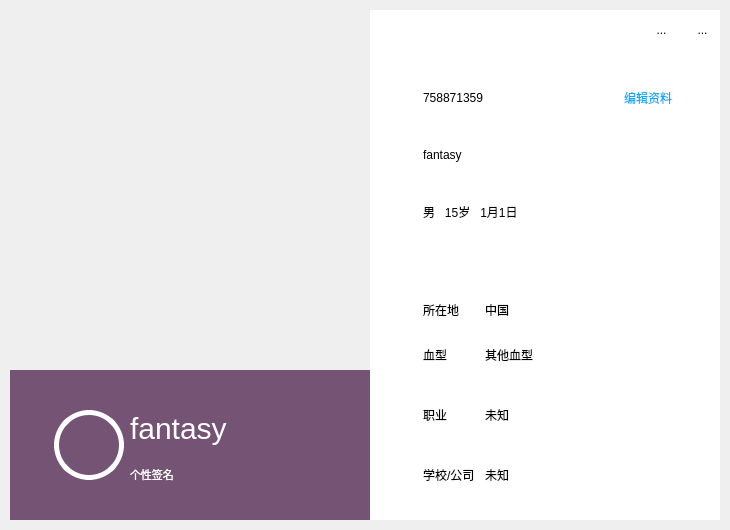
<?xml version="1.0" encoding="UTF-8"?>
<ui version="4.0">
 <class>PersonalData</class>
 <widget class="QWidget" name="PersonalData">
  <property name="geometry">
   <rect>
    <x>0</x>
    <y>0</y>
    <width>730</width>
    <height>530</height>
   </rect>
  </property>
  <property name="minimumSize">
   <size>
    <width>730</width>
    <height>530</height>
   </size>
  </property>
  <property name="maximumSize">
   <size>
    <width>730</width>
    <height>530</height>
   </size>
  </property>
  <property name="windowTitle">
   <string>Form</string>
  </property>
  <layout class="QHBoxLayout" name="horizontalLayout">
   <property name="spacing">
    <number>0</number>
   </property>
   <property name="leftMargin">
    <number>10</number>
   </property>
   <property name="topMargin">
    <number>10</number>
   </property>
   <property name="rightMargin">
    <number>10</number>
   </property>
   <property name="bottomMargin">
    <number>10</number>
   </property>
   <item>
    <widget class="QWidget" name="widget" native="true">
     <property name="minimumSize">
      <size>
       <width>360</width>
       <height>0</height>
      </size>
     </property>
     <property name="maximumSize">
      <size>
       <width>360</width>
       <height>16777215</height>
      </size>
     </property>
     <layout class="QVBoxLayout" name="verticalLayout_3">
      <property name="spacing">
       <number>0</number>
      </property>
      <property name="leftMargin">
       <number>0</number>
      </property>
      <property name="topMargin">
       <number>0</number>
      </property>
      <property name="rightMargin">
       <number>0</number>
      </property>
      <property name="bottomMargin">
       <number>0</number>
      </property>
      <item>
       <widget class="QLabel" name="label_16">
        <property name="sizePolicy">
         <sizepolicy hsizetype="Preferred" vsizetype="Preferred">
          <horstretch>0</horstretch>
          <verstretch>0</verstretch>
         </sizepolicy>
        </property>
        <property name="minimumSize">
         <size>
          <width>360</width>
          <height>360</height>
         </size>
        </property>
        <property name="maximumSize">
         <size>
          <width>360</width>
          <height>360</height>
         </size>
        </property>
        <property name="text">
         <string/>
        </property>
        <property name="pixmap">
         <pixmap resource="lib.qrc">:/lib/backg.jpeg</pixmap>
        </property>
        <property name="scaledContents">
         <bool>true</bool>
        </property>
       </widget>
      </item>
      <item>
       <widget class="QWidget" name="widget_6" native="true">
        <property name="styleSheet">
         <string notr="true">QWidget
{
	background-color:rgb(117,83,116);
}</string>
        </property>
        <layout class="QHBoxLayout" name="horizontalLayout_3">
         <item>
          <spacer name="horizontalSpacer_4">
           <property name="orientation">
            <enum>Qt::Horizontal</enum>
           </property>
           <property name="sizeType">
            <enum>QSizePolicy::Fixed</enum>
           </property>
           <property name="sizeHint" stdset="0">
            <size>
             <width>35</width>
             <height>20</height>
            </size>
           </property>
          </spacer>
         </item>
         <item>
          <widget class="QPushButton" name="HeadShotBtn">
           <property name="minimumSize">
            <size>
             <width>70</width>
             <height>70</height>
            </size>
           </property>
           <property name="maximumSize">
            <size>
             <width>70</width>
             <height>70</height>
            </size>
           </property>
           <property name="cursor">
            <cursorShape>PointingHandCursor</cursorShape>
           </property>
           <property name="styleSheet">
            <string notr="true">QPushButton
{
	background-color:transparent;
	border-style:solid;
	border-width:5px;
	border-color:white;
	border-radius:35px;
}
QPushButton:hover
{
	border-style:solid;
	border-width:5px;
	border-color:rgb(39,196,253);
	border-radius:35px;
}</string>
           </property>
           <property name="text">
            <string/>
           </property>
          </widget>
         </item>
         <item>
          <layout class="QVBoxLayout" name="verticalLayout_4">
           <property name="spacing">
            <number>0</number>
           </property>
           <property name="topMargin">
            <number>15</number>
           </property>
           <property name="bottomMargin">
            <number>15</number>
           </property>
           <item>
            <widget class="QLabel" name="nameLab">
             <property name="minimumSize">
              <size>
               <width>0</width>
               <height>50</height>
              </size>
             </property>
             <property name="maximumSize">
              <size>
               <width>16777215</width>
               <height>50</height>
              </size>
             </property>
             <property name="styleSheet">
              <string notr="true">QLabel
{
	font-size:30px;
	color:white;
}</string>
             </property>
             <property name="text">
              <string>fantasy</string>
             </property>
            </widget>
           </item>
           <item>
            <widget class="QLabel" name="signatureLab">
             <property name="minimumSize">
              <size>
               <width>0</width>
               <height>25</height>
              </size>
             </property>
             <property name="maximumSize">
              <size>
               <width>16777215</width>
               <height>25</height>
              </size>
             </property>
             <property name="styleSheet">
              <string notr="true">QLabel
{
	font-size:11px;
	color:white;
}</string>
             </property>
             <property name="text">
              <string>个性签名</string>
             </property>
            </widget>
           </item>
          </layout>
         </item>
         <item>
          <spacer name="horizontalSpacer_5">
           <property name="orientation">
            <enum>Qt::Horizontal</enum>
           </property>
           <property name="sizeType">
            <enum>QSizePolicy::Fixed</enum>
           </property>
           <property name="sizeHint" stdset="0">
            <size>
             <width>65</width>
             <height>20</height>
            </size>
           </property>
          </spacer>
         </item>
        </layout>
       </widget>
      </item>
     </layout>
    </widget>
   </item>
   <item>
    <widget class="QWidget" name="widget_2" native="true">
     <layout class="QVBoxLayout" name="verticalLayout">
      <property name="spacing">
       <number>0</number>
      </property>
      <property name="leftMargin">
       <number>0</number>
      </property>
      <property name="topMargin">
       <number>0</number>
      </property>
      <property name="rightMargin">
       <number>0</number>
      </property>
      <property name="bottomMargin">
       <number>0</number>
      </property>
      <item>
       <widget class="QWidget" name="widget_3" native="true">
        <property name="sizePolicy">
         <sizepolicy hsizetype="Preferred" vsizetype="Preferred">
          <horstretch>0</horstretch>
          <verstretch>0</verstretch>
         </sizepolicy>
        </property>
        <property name="minimumSize">
         <size>
          <width>0</width>
          <height>40</height>
         </size>
        </property>
        <property name="maximumSize">
         <size>
          <width>16777215</width>
          <height>40</height>
         </size>
        </property>
        <property name="styleSheet">
         <string notr="true">QWidget
{
	background-color:white;
}</string>
        </property>
        <layout class="QHBoxLayout" name="horizontalLayout_2">
         <property name="spacing">
          <number>6</number>
         </property>
         <property name="leftMargin">
          <number>0</number>
         </property>
         <property name="topMargin">
          <number>0</number>
         </property>
         <property name="rightMargin">
          <number>0</number>
         </property>
         <property name="bottomMargin">
          <number>0</number>
         </property>
         <item>
          <spacer name="horizontalSpacer">
           <property name="orientation">
            <enum>Qt::Horizontal</enum>
           </property>
           <property name="sizeHint" stdset="0">
            <size>
             <width>255</width>
             <height>20</height>
            </size>
           </property>
          </spacer>
         </item>
         <item>
          <widget class="QToolButton" name="MiniBtn">
           <property name="minimumSize">
            <size>
             <width>35</width>
             <height>35</height>
            </size>
           </property>
           <property name="maximumSize">
            <size>
             <width>35</width>
             <height>35</height>
            </size>
           </property>
           <property name="focusPolicy">
            <enum>Qt::ClickFocus</enum>
           </property>
           <property name="toolTip">
            <string>最小化</string>
           </property>
           <property name="toolTipDuration">
            <number>-1</number>
           </property>
           <property name="styleSheet">
            <string notr="true">QToolButton:hover
{
	background-color:rgba(200, 200, 200,85);
}
QToolButton:pressed
{
	background-color:rgba(220,220,220,85);
}
</string>
           </property>
           <property name="text">
            <string>...</string>
           </property>
           <property name="icon">
            <iconset resource="lib.qrc">
             <normaloff>:/lib/Greyzuixiaohua.png</normaloff>:/lib/Greyzuixiaohua.png</iconset>
           </property>
           <property name="iconSize">
            <size>
             <width>22</width>
             <height>22</height>
            </size>
           </property>
           <property name="autoRaise">
            <bool>true</bool>
           </property>
          </widget>
         </item>
         <item>
          <widget class="QToolButton" name="CloseBtn">
           <property name="minimumSize">
            <size>
             <width>35</width>
             <height>35</height>
            </size>
           </property>
           <property name="maximumSize">
            <size>
             <width>35</width>
             <height>35</height>
            </size>
           </property>
           <property name="focusPolicy">
            <enum>Qt::ClickFocus</enum>
           </property>
           <property name="toolTip">
            <string>关闭</string>
           </property>
           <property name="styleSheet">
            <string notr="true">QToolButton:hover 
{
	background-color:rgb(255, 0, 0);
}
QToolButton:pressed
{
	background-color:rgb(170, 0, 0);
}
</string>
           </property>
           <property name="text">
            <string>...</string>
           </property>
           <property name="icon">
            <iconset resource="lib.qrc">
             <normaloff>:/lib/Greyguanbi.png</normaloff>:/lib/Greyguanbi.png</iconset>
           </property>
           <property name="iconSize">
            <size>
             <width>22</width>
             <height>22</height>
            </size>
           </property>
           <property name="autoRaise">
            <bool>true</bool>
           </property>
          </widget>
         </item>
        </layout>
       </widget>
      </item>
      <item>
       <widget class="QScrollArea" name="scrollArea">
        <property name="styleSheet">
         <string notr="true">border-style:none;
background-color:white;</string>
        </property>
        <property name="widgetResizable">
         <bool>true</bool>
        </property>
        <widget class="QWidget" name="scrollAreaWidgetContents_2">
         <property name="geometry">
          <rect>
           <x>0</x>
           <y>0</y>
           <width>350</width>
           <height>470</height>
          </rect>
         </property>
         <layout class="QVBoxLayout" name="verticalLayout_2">
          <item>
           <widget class="QWidget" name="widget_4" native="true">
            <layout class="QGridLayout" name="gridLayout">
             <property name="topMargin">
              <number>0</number>
             </property>
             <property name="rightMargin">
              <number>0</number>
             </property>
             <property name="bottomMargin">
              <number>30</number>
             </property>
             <property name="horizontalSpacing">
              <number>10</number>
             </property>
             <item row="0" column="0">
              <widget class="QLabel" name="label">
               <property name="minimumSize">
                <size>
                 <width>25</width>
                 <height>25</height>
                </size>
               </property>
               <property name="maximumSize">
                <size>
                 <width>25</width>
                 <height>25</height>
                </size>
               </property>
               <property name="text">
                <string/>
               </property>
               <property name="pixmap">
                <pixmap resource="lib.qrc">:/lib/zhanghao.png</pixmap>
               </property>
               <property name="scaledContents">
                <bool>true</bool>
               </property>
              </widget>
             </item>
             <item row="1" column="3">
              <spacer name="horizontalSpacer_2">
               <property name="orientation">
                <enum>Qt::Horizontal</enum>
               </property>
               <property name="sizeHint" stdset="0">
                <size>
                 <width>40</width>
                 <height>20</height>
                </size>
               </property>
              </spacer>
             </item>
             <item row="0" column="1">
              <widget class="QLabel" name="acc">
               <property name="text">
                <string>758871359</string>
               </property>
              </widget>
             </item>
             <item row="1" column="0">
              <widget class="QLabel" name="label_3">
               <property name="minimumSize">
                <size>
                 <width>25</width>
                 <height>25</height>
                </size>
               </property>
               <property name="maximumSize">
                <size>
                 <width>25</width>
                 <height>25</height>
                </size>
               </property>
               <property name="text">
                <string/>
               </property>
               <property name="pixmap">
                <pixmap resource="lib.qrc">:/lib/nicheng.png</pixmap>
               </property>
               <property name="scaledContents">
                <bool>true</bool>
               </property>
              </widget>
             </item>
             <item row="0" column="3">
              <widget class="QPushButton" name="EditBtn">
               <property name="minimumSize">
                <size>
                 <width>80</width>
                 <height>25</height>
                </size>
               </property>
               <property name="maximumSize">
                <size>
                 <width>80</width>
                 <height>25</height>
                </size>
               </property>
               <property name="cursor">
                <cursorShape>PointingHandCursor</cursorShape>
               </property>
               <property name="styleSheet">
                <string notr="true">QPushButton
{
	color:rgb(0, 170, 255);
	border-style:none;
	background-color:transparent;
}
QPushButton:hover
{
	color:rgb(0, 235, 235);
	border-style:none;
	background-color:transparent;
}
QPushButton:pressed
{
	color:rgb(0, 235, 235);
	border-style:none;
	background-color:transparent;
}</string>
               </property>
               <property name="text">
                <string>编辑资料</string>
               </property>
              </widget>
             </item>
             <item row="1" column="1">
              <widget class="QLabel" name="nickname">
               <property name="text">
                <string>fantasy</string>
               </property>
              </widget>
             </item>
             <item row="2" column="0">
              <widget class="QLabel" name="label_6">
               <property name="minimumSize">
                <size>
                 <width>25</width>
                 <height>25</height>
                </size>
               </property>
               <property name="maximumSize">
                <size>
                 <width>25</width>
                 <height>25</height>
                </size>
               </property>
               <property name="text">
                <string/>
               </property>
               <property name="pixmap">
                <pixmap resource="lib.qrc">:/lib/xingbie.png</pixmap>
               </property>
               <property name="scaledContents">
                <bool>true</bool>
               </property>
              </widget>
             </item>
             <item row="0" column="2">
              <spacer name="horizontalSpacer_6">
               <property name="orientation">
                <enum>Qt::Horizontal</enum>
               </property>
               <property name="sizeHint" stdset="0">
                <size>
                 <width>40</width>
                 <height>20</height>
                </size>
               </property>
              </spacer>
             </item>
             <item row="2" column="1" colspan="2">
              <widget class="QLabel" name="sex_age_birthday">
               <property name="text">
                <string>男   15岁   1月1日</string>
               </property>
              </widget>
             </item>
            </layout>
           </widget>
          </item>
          <item>
           <widget class="QWidget" name="widget_5" native="true">
            <layout class="QGridLayout" name="gridLayout_2">
             <property name="horizontalSpacing">
              <number>10</number>
             </property>
             <item row="0" column="1">
              <widget class="QLabel" name="label_7">
               <property name="text">
                <string>所在地</string>
               </property>
              </widget>
             </item>
             <item row="1" column="2">
              <widget class="QLabel" name="blood">
               <property name="text">
                <string>其他血型</string>
               </property>
              </widget>
             </item>
             <item row="3" column="1">
              <widget class="QLabel" name="label_14">
               <property name="text">
                <string>学校/公司</string>
               </property>
              </widget>
             </item>
             <item row="0" column="0">
              <widget class="QLabel" name="label_8">
               <property name="minimumSize">
                <size>
                 <width>25</width>
                 <height>25</height>
                </size>
               </property>
               <property name="maximumSize">
                <size>
                 <width>25</width>
                 <height>25</height>
                </size>
               </property>
               <property name="text">
                <string/>
               </property>
               <property name="pixmap">
                <pixmap resource="lib.qrc">:/lib/gengduo.png</pixmap>
               </property>
               <property name="scaledContents">
                <bool>true</bool>
               </property>
              </widget>
             </item>
             <item row="2" column="2">
              <widget class="QLabel" name="work">
               <property name="text">
                <string>未知</string>
               </property>
              </widget>
             </item>
             <item row="0" column="2">
              <widget class="QLabel" name="Loc">
               <property name="text">
                <string>中国</string>
               </property>
              </widget>
             </item>
             <item row="2" column="1">
              <widget class="QLabel" name="label_11">
               <property name="text">
                <string>职业</string>
               </property>
              </widget>
             </item>
             <item row="1" column="1">
              <widget class="QLabel" name="label_10">
               <property name="text">
                <string>血型</string>
               </property>
              </widget>
             </item>
             <item row="3" column="2">
              <widget class="QLabel" name="school">
               <property name="text">
                <string>未知</string>
               </property>
              </widget>
             </item>
             <item row="1" column="3">
              <spacer name="horizontalSpacer_3">
               <property name="orientation">
                <enum>Qt::Horizontal</enum>
               </property>
               <property name="sizeHint" stdset="0">
                <size>
                 <width>40</width>
                 <height>20</height>
                </size>
               </property>
              </spacer>
             </item>
            </layout>
           </widget>
          </item>
         </layout>
        </widget>
       </widget>
      </item>
     </layout>
    </widget>
   </item>
  </layout>
 </widget>
 <resources>
  <include location="lib.qrc"/>
 </resources>
 <connections/>
</ui>
